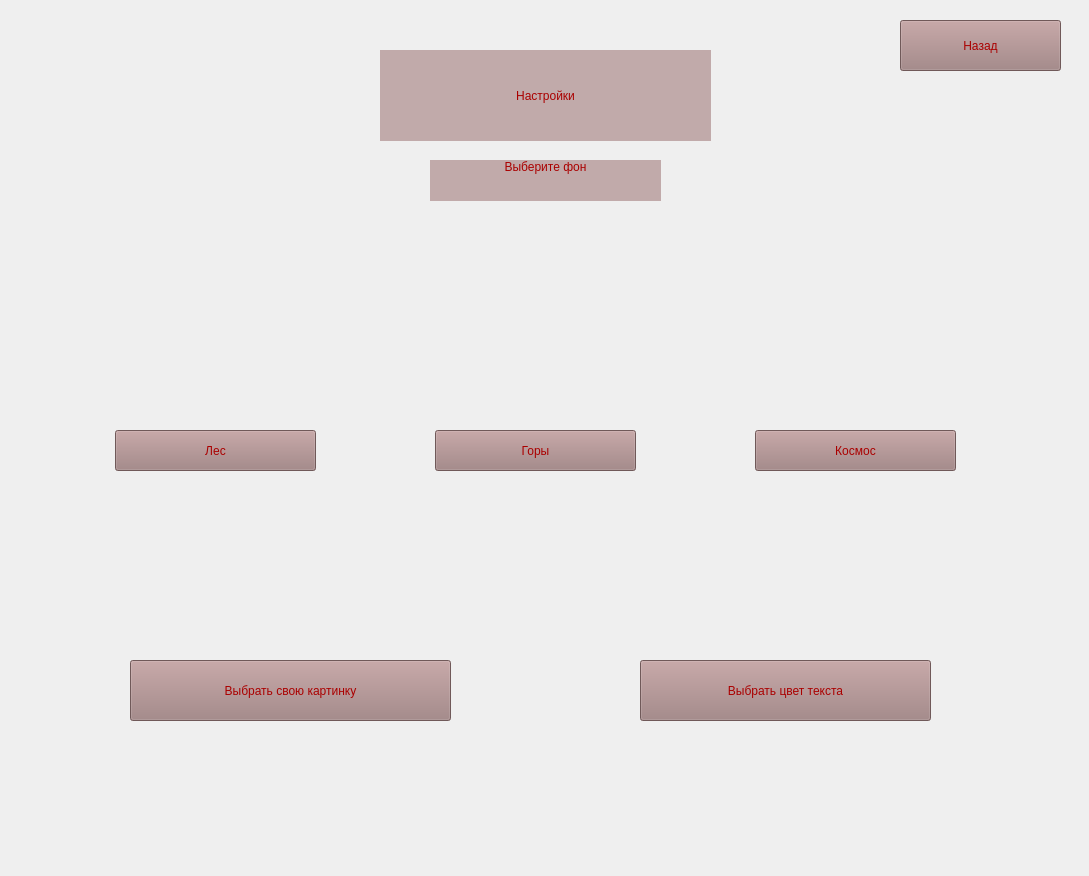
<?xml version="1.0" encoding="UTF-8"?>
<ui version="4.0">
 <class>Form</class>
 <widget class="QWidget" name="Form">
  <property name="geometry">
   <rect>
    <x>0</x>
    <y>0</y>
    <width>1089</width>
    <height>876</height>
   </rect>
  </property>
  <property name="windowTitle">
   <string>Form</string>
  </property>
  <widget class="QLabel" name="label">
   <property name="geometry">
    <rect>
     <x>380</x>
     <y>50</y>
     <width>331</width>
     <height>91</height>
    </rect>
   </property>
   <property name="styleSheet">
    <string notr="true">font: 36pt &quot;Ebrima&quot;;
color: rgb(170, 0, 0);
background-color: rgb(193, 170, 170);</string>
   </property>
   <property name="text">
    <string>Настройки</string>
   </property>
   <property name="alignment">
    <set>Qt::AlignCenter</set>
   </property>
  </widget>
  <widget class="QPushButton" name="forest">
   <property name="geometry">
    <rect>
     <x>115</x>
     <y>430</y>
     <width>201</width>
     <height>41</height>
    </rect>
   </property>
   <property name="styleSheet">
    <string notr="true">font: 24pt &quot;MS UI Gothic&quot;;
color: rgb(170, 0, 0);
background-color: rgb(157, 125, 125);</string>
   </property>
   <property name="text">
    <string>Лес</string>
   </property>
  </widget>
  <widget class="QPushButton" name="mountains">
   <property name="geometry">
    <rect>
     <x>435</x>
     <y>430</y>
     <width>201</width>
     <height>41</height>
    </rect>
   </property>
   <property name="styleSheet">
    <string notr="true">font: 24pt &quot;MS UI Gothic&quot;;
color: rgb(170, 0, 0);
background-color: rgb(157, 125, 125);</string>
   </property>
   <property name="text">
    <string>Горы</string>
   </property>
  </widget>
  <widget class="QPushButton" name="space">
   <property name="geometry">
    <rect>
     <x>755</x>
     <y>430</y>
     <width>201</width>
     <height>41</height>
    </rect>
   </property>
   <property name="styleSheet">
    <string notr="true">font: 24pt &quot;MS UI Gothic&quot;;
color: rgb(170, 0, 0);
background-color: rgb(157, 125, 125);
</string>
   </property>
   <property name="text">
    <string>Космос</string>
   </property>
  </widget>
  <widget class="QPushButton" name="exit">
   <property name="geometry">
    <rect>
     <x>900</x>
     <y>20</y>
     <width>161</width>
     <height>51</height>
    </rect>
   </property>
   <property name="styleSheet">
    <string notr="true">font: 20pt &quot;MS Shell Dlg 2&quot;;
color: rgb(170, 0, 0);
background-color: rgb(157, 125, 125);</string>
   </property>
   <property name="text">
    <string>Назад</string>
   </property>
  </widget>
  <widget class="QLabel" name="label_2">
   <property name="geometry">
    <rect>
     <x>430</x>
     <y>160</y>
     <width>231</width>
     <height>41</height>
    </rect>
   </property>
   <property name="layoutDirection">
    <enum>Qt::LeftToRight</enum>
   </property>
   <property name="styleSheet">
    <string notr="true">font: 22pt &quot;MS Shell Dlg 2&quot;;
color: rgb(170, 0, 0);
background-color: rgb(193, 170, 170);</string>
   </property>
   <property name="text">
    <string>Выберите фон</string>
   </property>
   <property name="alignment">
    <set>Qt::AlignHCenter|Qt::AlignTop</set>
   </property>
  </widget>
  <widget class="QPushButton" name="picture">
   <property name="geometry">
    <rect>
     <x>130</x>
     <y>660</y>
     <width>321</width>
     <height>61</height>
    </rect>
   </property>
   <property name="styleSheet">
    <string notr="true">font: 18pt &quot;MS Shell Dlg 2&quot;;
color: rgb(170, 0, 0);
background-color: rgb(157, 125, 125);</string>
   </property>
   <property name="text">
    <string>Выбрать свою картинку</string>
   </property>
  </widget>
  <widget class="QPushButton" name="color">
   <property name="geometry">
    <rect>
     <x>640</x>
     <y>660</y>
     <width>291</width>
     <height>61</height>
    </rect>
   </property>
   <property name="styleSheet">
    <string notr="true">font: 18pt &quot;MS Shell Dlg 2&quot;;
color: rgb(170, 0, 0);
background-color: rgb(157, 125, 125);</string>
   </property>
   <property name="text">
    <string>Выбрать цвет текста</string>
   </property>
  </widget>
 </widget>
 <resources/>
 <connections/>
</ui>
